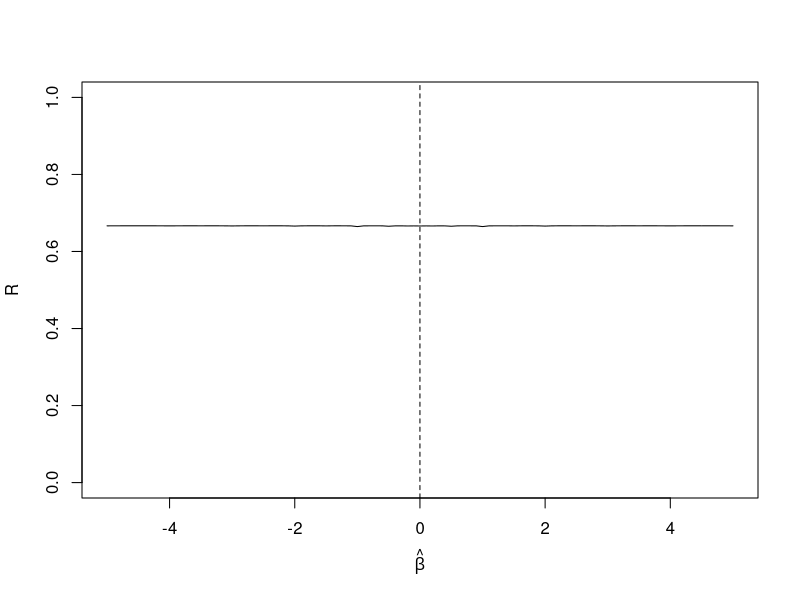
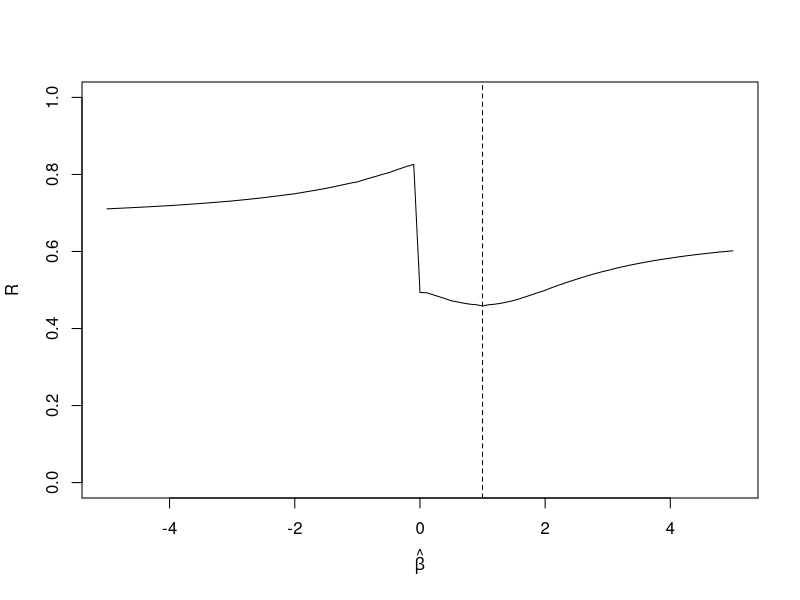
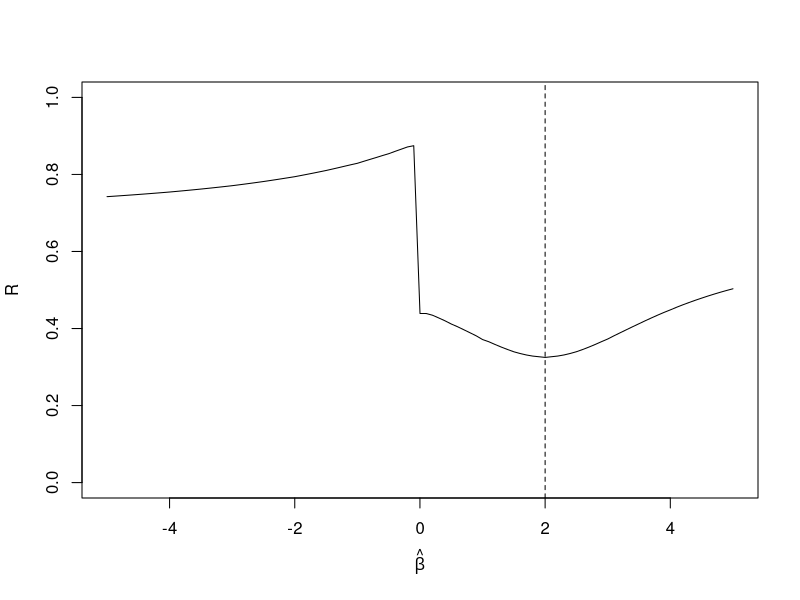
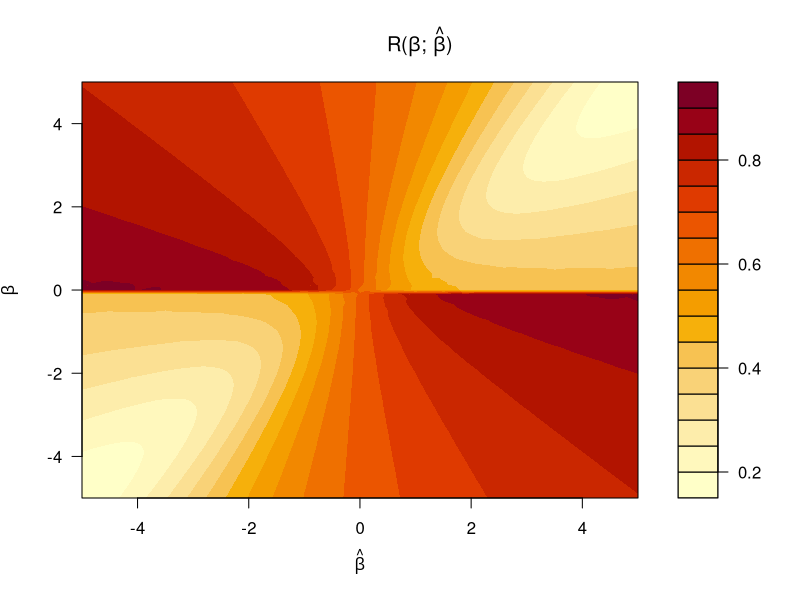
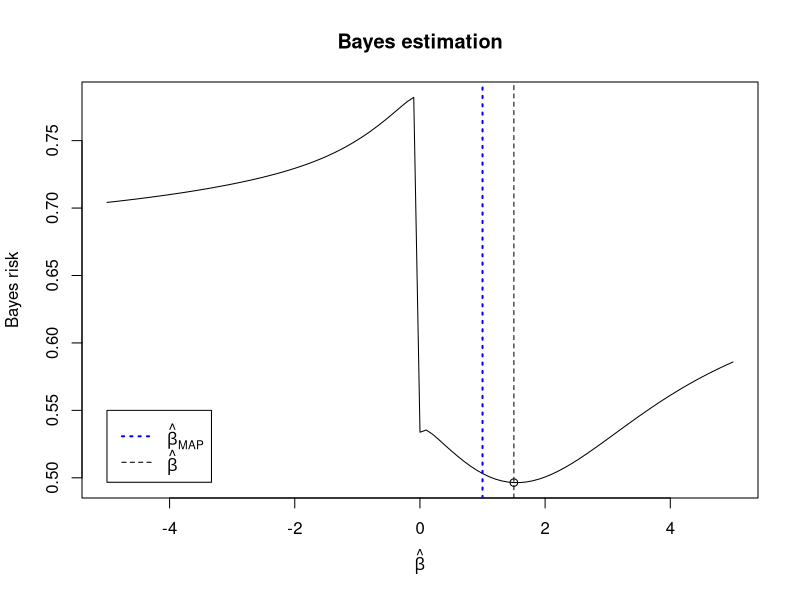

These charts were generated, in order, by the following R code:
############
## Theory
############


## empirical misclassification rate
simulate <- function(al, k_cl, n_trials, seed = 0) {
  set.seed(seed)
  mrs <- numeric(n_trials)
  for (i in 1:n_trials) {
    xs <- rnorm(k_cl, 0, sqrt(sigma2_x))
    ys <- bt * xs + rnorm(k_cl, 0, sqrt(sigma2_eps))
    yhats <- xs * al
    te_cl <- knn(t(t(yhats)), t(t(ys)), 1:k_cl, k = 1)
    mr <- sum(te_cl != 1:k_cl)/k_cl
    mrs[i] <- mr
  }
  mrs 
}

## probability that |N(mu, sigma2)| > thres
p_folded <- function(mu, sigma2, thres, empirical = FALSE) {
  mu_conv <- mu/sqrt(sigma2)
  thres_conv <- abs(thres)/sqrt(sigma2)
  if (empirical) {
    return(sum(abs(rnorm(1e6, mu, sqrt(sigma2))) < thres)/1e6)
  }
  1 - pnorm(-mu_conv + thres_conv) + pnorm(-mu_conv - thres_conv)
}

## misclassification rate based on conditional dist
theory1 <- function(al, k_cl, res = 30) {
  # normal distribution grid
  g0 <- -res:res
  z2 <- cbind(rep(g0, 2*res + 1),
              rep(g0, each = 2*res + 1)) /
    sqrt(res)
  d2 <- exp(-.5 * z2[,1]^2 - .5 * z2[,2]^2 )
  d2 <- d2/sum(d2)
  xs <- sqrt(sigma2_x) * z2[,1]
  eps <- sqrt(sigma2_eps) * z2[,2]
  mus <- bt * xs + eps
  sigma2 <- al^2 * sigma2_x
  thress <- (bt - al) * xs + eps
  ps <- p_folded(mus, sigma2, thress)
  1 - sum(ps^(k_cl-1) * d2)
}

## quantity derived from theory 1
theory2 <- function(al, res = 30) {
  # normal distribution grid
  g0 <- -res:res
  z2 <- cbind(rep(g0, 2*res + 1),
              rep(g0, each = 2*res + 1)) /
    sqrt(res)
  d2 <- exp(-.5 * z2[,1]^2 - .5 * z2[,2]^2 )
  d2 <- d2/sum(d2)
  xs <- sqrt(sigma2_x) * z2[,1]
  eps <- sqrt(sigma2_eps) * z2[,2]
  mus <- bt * xs + eps
  sigma2 <- al^2 * sigma2_x
  thress <- (bt - al) * xs + eps
  ps1 <- 1 + sign(thress) * pnorm(xs / sqrt(sigma2_x))
  ps2 <- sign(thress) * 
     pnorm(((-2*bt + al)*xs - 2*eps)/(al * sqrt(sigma2_x)))
  ps <- ps1 + ps2
  c(1 - sum(ps * d2), sum(ps1 * d2), sum(ps2 * d2))
}

theory_x <- function(al, k_cl, x0, res = 30) {
  g0 <- -res:res
  z <- g0 / sqrt(res)
  d2 <- exp(- .5 * z^2 )
  d2 <- d2/sum(d2)
  eps <- sqrt(sigma2_eps) * z
  mus <- bt * x0 + eps
  sigma2 <- al^2 * sigma2_x
  thress <- (bt - al) * x0 + eps
  ps <- p_folded(mus, sigma2, thress)
  1 - sum(ps^(k_cl-1) * d2)
}

theory_e <- function(al, k_cl, eps, res = 30) {
  g0 <- -res:res
  z <- g0 / sqrt(res)
  d2 <- exp(- .5 * z^2 )
  d2 <- d2/sum(d2)
  xs <- sqrt(sigma2_x) * z
  mus <- bt * xs + eps
  sigma2 <- al^2 * sigma2_x
  thress <- (bt - al) * xs + eps
  ps <- p_folded(mus, sigma2, thress)
  1 - sum(ps^(k_cl-1) * d2)
}

## simplified form
theory3 <- function(al, k_cl, res = 30) {
  del <- al - bt
  g0 <- -res:res
  z2 <- cbind(rep(g0, 2*res + 1),
              rep(g0, each = 2*res + 1)) /
    sqrt(res)
  d2 <- exp(-.5 * z2[,1]^2 - .5 * z2[,2]^2 )
  d2 <- d2/sum(d2)
  xs <- sqrt(sigma2_x) * z2[,1]
  eps <- sqrt(sigma2_eps) * z2[,2]
  ps <- 1 - abs(pnorm(xs/sqrt(sigma2_x)) - 
                  pnorm((xs * (bt - del) + 2 * eps)/(sqrt(sigma2_x) * (bt + del))))
  1 - sum(ps^(k_cl-1) * d2)
}

## taylor expansion
theory4 <- function(al, k_cl, res = 30) {
  del <- al - bt
  sigma_x <- sqrt(sigma2_x)
  g0 <- -res:res
  z2 <- cbind(rep(g0, 2*res + 1),
              rep(g0, each = 2*res + 1)) /
    sqrt(res)
  d2 <- exp(-.5 * z2[,1]^2 - .5 * z2[,2]^2 )
  d2 <- d2/sum(d2)
  xs <- sqrt(sigma2_x) * z2[,1]
  eps <- sqrt(sigma2_eps) * z2[,2]
  ps <- 1 - abs(
                pnorm(xs/sigma_x) - 
                pnorm((xs/sigma_x) + (2 * eps)/(bt * sigma_x) 
                      - del * (2 * xs/(sigma_x * bt) + 2 * eps/bt^2))
                )
  1 - sum(ps^(k_cl-1) * d2)
}


library(class)

bt <- 2
sigma2_x <- 1
sigma2_eps <- 1
ps <- simulate(2, 3, 10000)
mean(ps)
sd(ps)/sqrt(1e5)
theory1(bt, 3, 400)
theory3(bt + 1e-2, 3, 400)
theory3(bt - 1e-2, 3, 400)
theory4(bt + 1e-2, 3, 400)
theory4(bt - 1e-2, 3, 400)


theory1(2, 2, 400)
theory1(2 + 1e-1, 2, 400)

k_cl <- 2
theory_x(bt, k_cl, 1, 400)
theory_x(bt + 1e-2, k_cl, 1, 400)
theory_x(bt - 1e-2, k_cl, 1, 400)

eps <- 2
theory_e(bt, k_cl, eps, 400)
theory_e(bt + 1e-2, k_cl, eps, 400)
theory_e(bt - 1e-2, k_cl, eps, 400)


theory1(bt, k_cl, 400)
theory1(bt + 1e-2, k_cl, 400)
theory1(bt - 1e-2, k_cl, 400)



k_cl <- 10
theory1(bt, k_cl, 400)
sapply(bt + .01 * 0:3, function(x) {theory1(x, k_cl, 400)})
sapply(bt - .01 * 0:3, function(x) {theory1(x, k_cl, 400)})

theory1(bt, 100)
theory1(bt + .01, 100)
theory1(bt - .01, 100)

theory2(bt)
theory2(bt + .01)
theory2(bt - .01)

k_cl <- 3

bts <- (-50:50)/10 + 1e-3
res <- length(bts)
rmat <- matrix(0, res, res)
for (i in 1:res) {
  for (j in 1:res) {
    bt <- bts[i]
    rmat[i,j] <- theory1(bts[j], k_cl)
  }
}


sigma2_x <- 1
sigma2_eps <- 1
bt <- 1e-5
r0 <- sapply(bts, function(v) theory1(v, k_cl))
pdf("paper/risk_0.pdf")
plot(bts, r0, type = "l", ylim = c(0, 1), xlab = expression(hat(beta)), ylab = "R")
abline(v = bt, lty = 2)
#title(expression(beta==0))
dev.off()

bt <- 1
r0 <- sapply(bts, function(v) theory1(v, k_cl))
pdf("paper/risk_1.pdf")
plot(bts, r0, type = "l", ylim = c(0, 1), xlab = expression(hat(beta)), ylab = "R")
abline(v = bt, lty = 2)
#title(expression(beta==1))
dev.off()

bt <- 2
r0 <- sapply(bts, function(v) theory1(v, k_cl))
pdf("paper/risk_2.pdf")
plot(bts, r0, type = "l", ylim = c(0, 1), xlab = expression(hat(beta)), ylab = "R")
abline(v = bt, lty = 2)
#title(expression(beta==2))
dev.off()

pdf("paper/rmat.pdf")
filled.contour(bts, bts, rmat, xlab = expression(hat(beta)), ylab = expression(beta))
title(expression(paste("R(", beta, "; ", hat(beta), ")")))
dev.off()

bt <- 1
pdf("paper/toy_est.pdf")
wt <- dnorm((bts - bt))
lala <- wt %*% rmat/sum(wt)
plot(bts, lala, type="l", ylab = "Bayes risk", xlab = expression(hat(beta)))
title("Bayes estimation")
abline(v = 1, lty = 3, lwd = 2, col = "blue")
bth = bts[lala == min(lala)]
abline(v = bth, lty = 2)
points(bts[order(lala)[1]], min(lala))
legend(-5, .55, c(expression(hat(beta)[MAP]), expression(hat(beta))), lty = c(3, 2), lwd = c(2, 1), col = c("blue", "black"))
dev.off()
